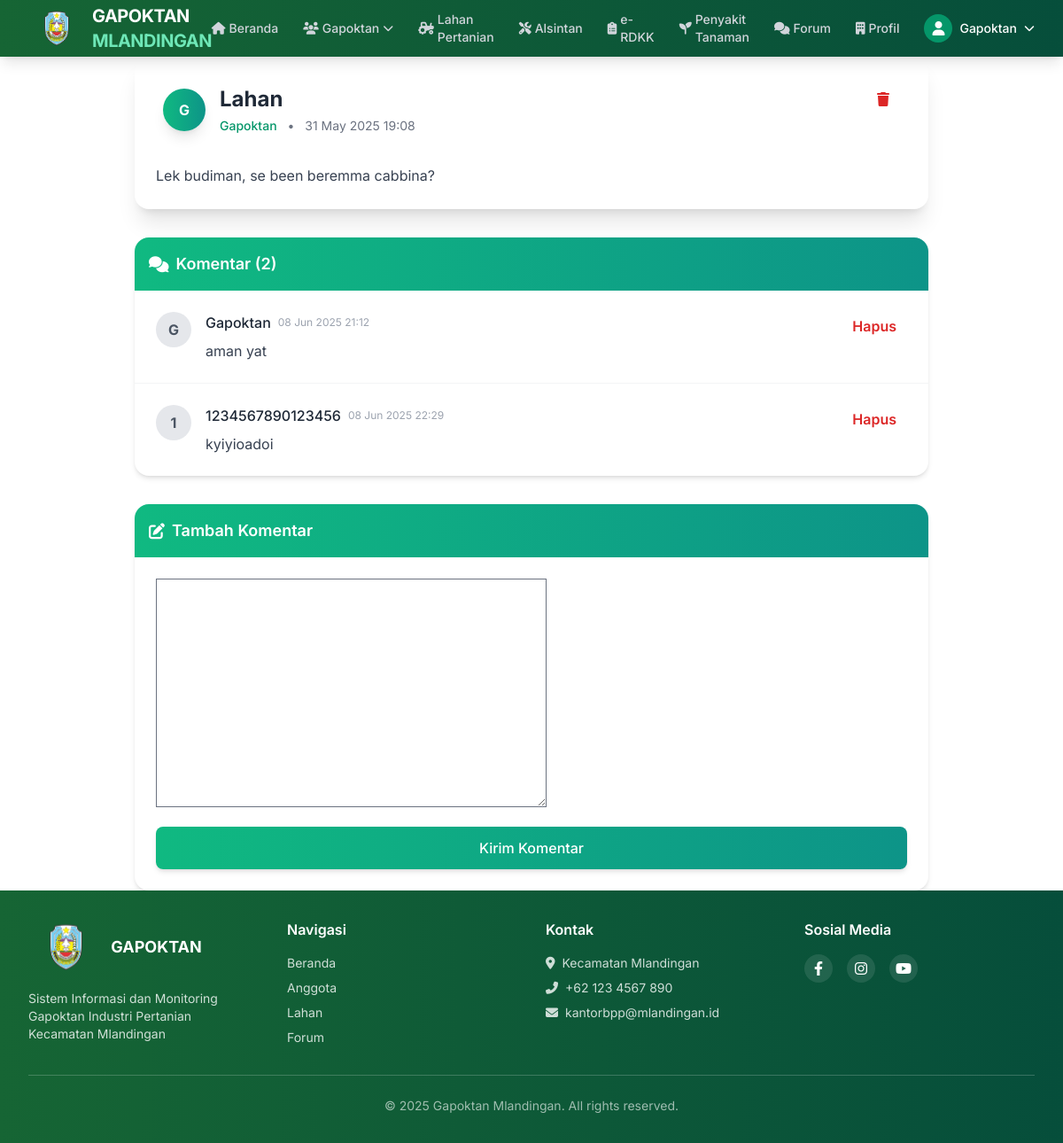
/petani/forum/5/ (signed in), run on the app's committed database.
### administrator/models.py (models this page shows, shortened)
class ForumDiskusi(models.Model):
    user = models.ForeignKey(User, on_delete=models.CASCADE, related_name='forum_diskusi')
    judul = models.CharField(max_length=200)
    isi = models.TextField()
    tanggal = models.DateTimeField(auto_now_add=True)
    class Meta:
        verbose_name_plural = "Forum Diskusi"

class KomentarDiskusi(models.Model):
    forum = models.ForeignKey(ForumDiskusi, on_delete=models.CASCADE, related_name='komentar')
    user = models.ForeignKey(User, on_delete=models.CASCADE, related_name='komentar_diskusi')
    isi = models.TextField()
    tanggal = models.DateTimeField(auto_now_add=True)
    class Meta:
        verbose_name_plural = "Komentar Diskusi"

### petani/views.py (the view)
# urls.py: path('forum/<int:forum_id>/', views.detail_forum, name='detail_forum'),
@login_required(login_url='login')
def detail_forum(request, forum_id):
    forum = get_object_or_404(ForumDiskusi, id=forum_id)
    komentar_list = forum.komentar.all().order_by('tanggal')
    if request.method == 'POST':
        form_komentar = KomentarDiskusiForm(request.POST)
        if form_komentar.is_valid():
            komentar = form_komentar.save(commit=False)
            komentar.user = request.user
            komentar.forum = forum
            komentar.tanggal = timezone.now()
            komentar.save()
            return redirect('detail_forum', forum_id=forum.id)
    else:
        form_komentar = KomentarDiskusiForm()
    context = {
        'forum': forum,
        'komentar_list': komentar_list,
        'form_komentar': form_komentar,
    }
    return render(request, 'detail_forum.html', context)

### petani/views.py
class KomentarDiskusiForm(forms.ModelForm):
    class Meta:
        model = KomentarDiskusi
        fields = ['isi']

### petani/templates/detail_forum.html (shortened to what this page needs)
{% extends 'base.html' %}
{% load static %}
{% block content %}
    <div class="max-w-4xl mx-auto">
        <div class="bg-white rounded-2xl shadow-xl overflow-hidden mb-8">
            <div class="p-6 md:p-8 flex justify-between items-start">
                <div class="flex items-center gap-4">
                    <div class="w-12 h-12 bg-gradient-to-r from-emerald-500 to-teal-600 text-white rounded-full flex items-center justify-center font-bold shadow-lg">
                        {{ forum.user.username|first|upper }}
                    </div>
                    <div>
                        <h2 class="text-2xl font-bold text-gray-800">{{ forum.judul }}</h2>
                        <div class="text-sm text-gray-500 mt-1">
                            <span class="font-medium text-emerald-600">{{ forum.user.username }}</span>
                            <span class="mx-2">•</span>
                            <span>{{ forum.tanggal|date:"d M Y H:i" }}</span>
                        </div>
                    </div>
                </div>
               <div>
                    <form method="post" action="{% url 'hapus_forum' forum.id %}" onsubmit="return confirm('Yakin ingin menghapus diskusi ini?');">
                        <button type="submit"
                                class="text-red-600 hover:text-red-800 font-semibold px-3 py-1 rounded-lg transition"
                                title="Hapus Diskusi">
                            <i class="fas fa-trash"></i>
                        </button>
                    </form>
                </div>
            </div>
            <div class="prose max-w-none text-gray-700 px-6 pb-6">
                {{ forum.isi|linebreaks }}
            </div>
        </div>
        <div class="bg-white rounded-2xl shadow-md overflow-hidden mb-8">
            <div class="bg-gradient-to-r from-emerald-500 to-teal-600 p-4 text-white flex justify-between items-center">
                <h3 class="text-lg font-semibold flex items-center gap-2">
                    <i class="fas fa-comments"></i> Komentar ({{ komentar_list.count }})
                </h3>
            </div>
            <div class="divide-y divide-gray-100">
                {% for komentar in komentar_list %}
                <div class="p-6 flex justify-between items-start gap-4">
                    <div class="flex gap-4 flex-1">
                        <div class="flex-shrink-0">
                            <div class="w-10 h-10 bg-gray-200 text-gray-600 rounded-full flex items-center justify-center font-bold">
                                {{ komentar.user.username|first|upper }}
                            </div>
                        </div>
                        <div class="flex-1">
                            <div class="flex items-center gap-2">
                                <span class="font-medium text-gray-800">{{ komentar.user.username }}</span>
                                <span class="text-xs text-gray-400">{{ komentar.tanggal|date:"d M Y H:i" }}</span>
                            </div>
                            <p class="text-gray-700 mt-2">{{ komentar.isi }}</p>
                        </div>
                    </div>
                    <div class="flex-shrink-0">
                        <form method="post" action="{% url 'hapus_komentar' komentar.id %}" onsubmit="return confirm('Yakin ingin menghapus komentar ini?');">
                            <button type="submit"
                                    class="text-red-600 hover:text-red-800 font-semibold px-3 py-1 rounded-lg transition">
                                Hapus
                            </button>
                        </form>
                    </div>
                </div>
                {% empty %}
                <div class="p-6 text-center text-gray-500">
                    Belum ada komentar. Jadilah yang pertama berkomentar!
                </div>
                {% endfor %}
            </div>
        </div>
        <div class="bg-white rounded-2xl shadow-md overflow-hidden">
            <div class="bg-gradient-to-r from-emerald-500 to-teal-600 p-4 text-white">
                <h3 class="text-lg font-semibold flex items-center gap-2">
                    <i class="fas fa-edit"></i> Tambah Komentar
                </h3>
            </div>
            <form method="post" class="p-6">
                <div class="space-y-4">
                    {{ form_komentar.isi }}
                </div>
                <button type="submit"
                        class="mt-4 w-full bg-gradient-to-r from-emerald-500 to-teal-600 hover:from-emerald-600 hover:to-teal-700 text-white font-medium py-3 px-6 rounded-lg shadow-md hover:shadow-lg transition-all duration-300">
                    Kirim Komentar
                </button>
            </form>
        </div>
    </div>
{% endblock %}

### templates/navbar.html (shortened to what this page needs)
{% load static %}
 <nav class="bg-gradient-to-r from-green-800 to-emerald-900 text-white shadow-lg z-50">
    <div class="w-full px-4 sm:px-6 lg:px-8">
            <div class="flex justify-between h-16 items-center">
                <div class="flex items-center space-x-3">
                    <a href="{% url 'beranda' %}" class="flex items-center space-x-2 group">
                        <img src="{% static 'gambar/logobpp.png' %}" alt="Logo Gapoktan" class="w-18 h-12 transition-transform group-hover:rotate-12">
                        <span class="font-bold text-xl tracking-tight">GAPOKTAN<span class="text-emerald-300"> MLANDINGAN</span></span>
                    </a>
                </div>
<div class="hidden lg:flex items-center space-x-1">
    <a href="{% url 'beranda' %}"
       class="relative px-3 py-2 text-sm font-medium flex items-center space-x-1
       {% if request.resolver_match.url_name == 'beranda' %}
           text-white underline-pulse
       {% else %}
           text-gray-300 hover:text-white hover:border-b-2 hover:border-emerald-400
       {% endif %}">
        <i class="fas fa-home text-sm"></i>
        <span>Beranda</span>
    </a>
    <div class="relative group" x-data="{ open: false }">
        <button @click="open = !open"
                class="relative px-3 py-2 text-sm font-medium flex items-center space-x-1
               {% if request.resolver_match.url_name == 'grup' or request.resolver_match.url_name == 'ketua' or request.resolver_match.url_name == 'anggota' %}
                    text-white underline-pulse
                {% else %}
                    text-gray-300 hover:text-white hover:border-b-2 hover:border-emerald-400
                {% endif %}">
            <i class="fas fa-users text-sm"></i>
            <span>Gapoktan</span>
            <i class="fas fa-chevron-down text-xs transition-transform duration-200"
               :class="{'transform rotate-180': open}"></i>
        </button>
    </div>
    <a href="{% url 'lahan' %}"
       class="relative px-3 py-2 text-sm font-medium flex items-center space-x-1
       {% if request.resolver_match.url_name == 'lahan' %}
           text-white underline-pulse
       {% else %}
           text-gray-300 hover:text-white hover:border-b-2 hover:border-emerald-400
       {% endif %}">
        <i class="fas fa-tractor text-sm"></i>
        <span>Lahan Pertanian</span>
    </a>
    <a href="{% url 'alsintan' %}"
       class="relative px-3 py-2 text-sm font-medium flex items-center space-x-1
       {% if request.resolver_match.url_name == 'alsintan' %}
           text-white underline-pulse
       {% else %}
           text-gray-300 hover:text-white hover:border-b-2 hover:border-emerald-400
       {% endif %}">
        <i class="fas fa-tools text-sm"></i>
        <span>Alsintan</span>
    </a>
    <a href="{% url 'erdkk' %}"
       class="relative px-3 py-2 text-sm font-medium flex items-center space-x-1
       {% if request.resolver_match.url_name == 'erdkk' %}
           text-white underline-pulse
       {% else %}
           text-gray-300 hover:text-white hover:border-b-2 hover:border-emerald-400
       {% endif %}">
        <i class="fas fa-clipboard-list text-sm"></i>
        <span>e-RDKK</span>
    </a>
    <a href="{% url 'tanaman' %}"
       class="relative px-3 py-2 text-sm font-medium flex items-center space-x-1
       {% if request.resolver_match.url_name == 'tanaman' %}
           text-white underline-pulse
       {% else %}
           text-gray-300 hover:text-white hover:border-b-2 hover:border-emerald-400
       {% endif %}">
        <i class="fas fa-seedling text-sm"></i>
        <span>Penyakit Tanaman</span>
    </a>
    <a href="{% url 'daftar_forum' %}"
       class="relative px-3 py-2 text-sm font-medium flex items-center space-x-1
       {% if request.resolver_match.url_name == 'daftar_forum' %}
           text-white underline-pulse
       {% else %}
           text-gray-300 hover:text-white hover:border-b-2 hover:border-emerald-400
       {% endif %}">
        <i class="fas fa-comments text-sm"></i>
        <span>Forum</span>
    </a>
      <a href="{% url 'profil' %}"
       class="relative px-3 py-2 text-sm font-medium flex items-center space-x-1
       {% if request.resolver_match.url_name == 'profil' %}
           text-white underline-pulse
       {% else %}
           text-gray-300 hover:text-white hover:border-b-2 hover:border-emerald-400
       {% endif %}">
        <i class="fa fa-building text-sm"></i>
        <span>Profil</span>
    </a>
</div>
                <div class="hidden md:flex items-center ml-4 relative" x-data="{ userMenuOpen: false }">
                    {% if user.is_authenticated %}
                        <button @click="userMenuOpen = !userMenuOpen" class="flex items-center space-x-2 focus:outline-none">
                            <div class="w-8 h-8 rounded-full bg-emerald-600 flex items-center justify-center text-white font-medium">
                                <i class="fas fa-user"></i>
                            </div>
                            <span class="text-sm font-medium">{{ request.session.username }}</span>
                            <i class="fas fa-chevron-down text-xs transition-transform duration-200" :class="{'transform rotate-180': userMenuOpen}"></i>
                        </button>
                    {% else %}
                        <a href="{% url 'login' %}" class="px-3 py-2 text-sm font-medium text-white hover:underline">Login</a>
                    {% endif %}
                </div>
            </div>
        </div>
    </nav>

### templates/styles.html (style rules this page uses)
body { font-family: 'Inter', sans-serif; @apply bg-gray-50 text-gray-800 antialiased min-h-full; }

### petani/templates/detail_forum.html (style rules this page uses)
textarea { @apply w-full px-4 py-3 border border-gray-300 rounded-lg focus:ring-2 focus:ring-emerald-500 focus:border-emerald-500 transition-all; min-height: 120px; @apply resize-y; }
.prose { @apply text-gray-700; }
.prose p { @apply mb-4; }

### data on the page
ForumDiskusi: user.username|first "G", judul "Lahan", user.username "Gapoktan", tanggal "31 May 2025 19:08", isi "Lek budiman, se been beremma cabbina?"
KomentarDiskusi: user.username|first "G", user.username "Gapoktan", tanggal "08 Jun 2025 21:12", isi "aman yat"
KomentarDiskusi: user.username|first "1", user.username "1234567890123456", tanggal "08 Jun 2025 22:29", isi "kyiyioadoi"

### other printed values
{{ request.session.username }} "Gapoktan"
{{ komentar_list.count }} "2"
